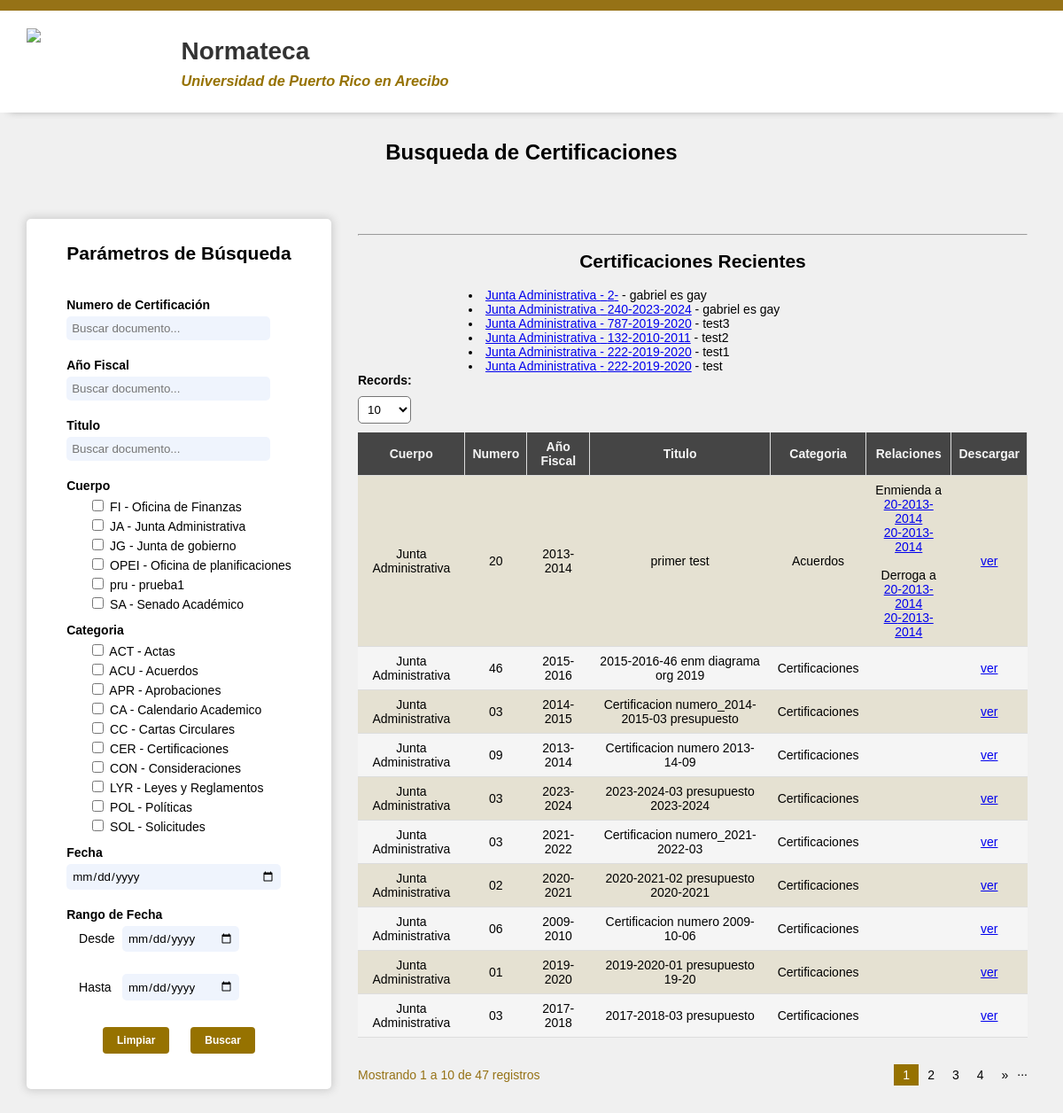
The app's page /views/search.php with its own data.
### tables this page shows
CREATE TABLE `cuerpos` (
  `Cuerpo_abbr` varchar(4) NOT NULL,
  `Cuerpo_name` varchar(50) NOT NULL
);

CREATE TABLE `categories` (
  `Category_abbr` varchar(3) NOT NULL,
  `Category_name` varchar(25) NOT NULL,
  `Cuerpo` varchar(4) NOT NULL
);

CREATE TABLE `documentos` (
  `Document_id` int(5) NOT NULL,
  `Document_title` varchar(100) NOT NULL,
  `Cuerpo_abbr` varchar(4) NOT NULL,
  `Category_abbr` varchar(3) NOT NULL,
  `Certification_number` varchar(3) NOT NULL,
  `Fiscal_year` varchar(20) NOT NULL,
  `Document_lenguaje` varchar(3) NOT NULL,
  `Document_path` varchar(200) NOT NULL,
  `Date_created` timestamp NOT NULL DEFAULT current_timestamp() ON UPDATE current_timestamp(),
  `Document_state` tinyint(1) NOT NULL
);

### controllers/frontend/frontController.php (called while the page is built, shortened)
<?php
    include_once("../models/front/frontModel.php");
    function doc(){
        $model = new frontModel("localhost", "normateca", "root", "");
        $model->start_connection();
        $certificationNumber = $_SESSION['certificationNumber'];
        $fiscalYear = $_SESSION['fiscalYear'];
        $keyword = $_SESSION['keyword'];
        $documentTitle = $_SESSION['documentTitle'];
        $categoria = $_SESSION['categoria'];
        $cuerpo = $_SESSION['cuerpo'];
        $date_created = $_SESSION['dateCreated'];
        $desde = $_SESSION['desde'];
        $hasta = $_SESSION['hasta'];
        $paginaActual = $_SESSION['paginaActual'];
        $registros = $_SESSION['registros'];
        $inicio = ($paginaActual - 1) * $registros;
        $result = $model->get_documentos($certificationNumber, $fiscalYear, $keyword, $documentTitle,$cuerpo,$categoria,$date_created,$desde,$hasta,$paginaActual,$registros,$inicio);
        if ($result->num_rows > 0) {
            while ($row = $result->fetch_assoc()) {
                $ammended = $model->enmienda_documents($row['Document_id']);
            }
        } else {
            $cuerpos = array();
        }
        $result = $model->getCategorias();
        $result = $model->getCuerpos();
        $result = $model->recientes();
    }
?>

### models/front/frontModel.php (called while the page is built, shortened)
<?php
include_once("../db/db_info.php");
class frontModel extends DB
{
    public function get_documentos($certificationNumber, $fiscalYear, $keyword, $documentTitle,$cuerpo,$categoria,$date_created,$desde,$hasta,$paginaActual,$registros,$inicio){
        $query = "SELECT documentos.Document_id, documentos.Document_title, documentos.Fiscal_year, documentos.Certification_number, documentos.Document_path,
        cuerpos.Cuerpo_name, categories.Category_name
        FROM documentos
        JOIN cuerpos ON documentos.Cuerpo_abbr = cuerpos.Cuerpo_abbr
        JOIN categories ON documentos.Category_abbr = categories.Category_abbr
        WHERE  documentos.Document_state = 1";
        if ($inicio != '' AND $registros != '') {
            $query .= " LIMIT $inicio, $registros";
        }
        return $this->run_query($query);
    }
    public function recientes(){
        $query = "SELECT documentos.Document_title, documentos.Fiscal_year, documentos.Certification_number, cuerpos.Cuerpo_name, documentos.Document_path
        FROM documentos
        join cuerpos on documentos.Cuerpo_abbr = cuerpos.Cuerpo_abbr
        ORDER BY documentos.Document_id DESC
        LIMIT 6";
        return $this->run_query($query);
    }
    public function getCategorias(){
        $query = "SELECT categories.Category_abbr, categories.Category_name, cuerpos.Cuerpo_name, cuerpos.Cuerpo_abbr
        FROM categories
        JOIN cuerpos ON categories.Cuerpo = cuerpos.Cuerpo_abbr";
        return $this->run_query($query);
    }
    public function getCuerpos(){
        $query = "SELECT * FROM cuerpos";
        return $this->run_query($query);
    }
    public function enmienda_documents($documentId){
        $query = "SELECT documentos.Certification_number, documentos.Fiscal_year, documentos.Document_path
              FROM `enmienda`
              JOIN `documentos` ON `enmienda`.`Document_id` = `documentos`.`Document_id`
              WHERE `documentos`.`Document_id` = $documentId";
        return $this->run_query($query);
    }
}

### db/db_info.php (called while the page is built, shortened)
<?php
class DB
{
    private $servername;
    private $dbname;
    private $username;
    private $password;
    public $connection;
    public function __construct($servername, $dbname, $username, $password)
    {
        $this->servername = $servername;
        $this->dbname = $dbname;
        $this->username = $username;
        $this->password = $password;
    }
    public function start_connection()
    {
        $this->connection = new mysqli($this->servername, $this->username, $this->password, $this->dbname);
    }
    public function run_query($query)
    {
        return mysqli_query($this->connection, $query);
    }
}

### views/search.php (the view, shortened to what this page needs)
<?php
  include_once("../controllers/frontend/frontController.php");
  doc();
?>
<!DOCTYPE html>
<html>
  <head>
    <link rel="stylesheet" href="../assets/css/main.css" />
  </head>
  <body>
    <header>
      <img src="../assets/images/arecibo.png" />
      <div>
        <h1>Normateca</h1>
        <h3><i> Universidad de Puerto Rico en Arecibo </i></h3>
      </div>
    </header>
    <div class="titulo">
      <h2>Busqueda de Certificaciones</h2>
    </div>
    <main>
      <section>
        <div class="firstBox">
          <div>
            <h2>Parámetros de Búsqueda</h2>
            <form class="search" action="search.php" method="POST">
              <label for="certification_number">Numero de Certificación</label>
              <input type="search" id="certification_number" name="certification_number" placeholder="Buscar documento..." />
              <label for="Fiscal_year">Año Fiscal</label>
              <input type="search" id="Fiscal_year" name="Fiscal_year" placeholder="Buscar documento..." />
              <label for="Document_title">Titulo</label>
              <input type="search" id="Document_title" name="Document_title" placeholder="Buscar documento..." />
              <label>Cuerpo</label>
              <div class="filters">
                  <?php
                    if (isset($_SESSION['corps']) && !empty($_SESSION['corps'])) {
                        foreach ($_SESSION['corps'] as $corp) {
                            $checked = (isset($_POST['cuerpo']) && in_array($corp['corp_abbr'], $_POST['cuerpo'])) ? 'checked' : '';
                            echo '<input type="checkbox" id="' . $corp['corp_abbr'] . '" name="cuerpo[]" value="' . $corp['corp_abbr'] . '" ' . $checked . ' />';
                            echo '<label for="' . $corp['corp_abbr'] . '"> ' . $corp['corp_abbr'] . ' - ' . $corp['corp_name'] . ' </label><br />';
                        }
                    }else{
                      echo '<p>No hay cuerpos disponibles</p>';
                    }
                  ?>
              </div>
              <label>Categoria</label>
              <div class="filters">
                  <?php
                    if (isset($_SESSION['cats']) && !empty($_SESSION['cats'])) {
                        foreach ($_SESSION['cats'] as $cat) {
                            echo '<input type="checkbox" id="' . $cat['cat_abbr'] . '" name="categoria[]" value="' . $cat['cat_abbr'] . '" />';
                            echo '<label for="' . $cat['cat_abbr'] . '"> ' . $cat['cat_abbr'] . ' - ' . $cat['cat_name'] . '</label><br />';
                        }
                    }else{
                      echo '<p>No hay cuerpos disponibles</p>';
                    }
                  ?>
              </div>
              <label for="Date_created">Fecha</label>
              <input type="date" id="Date_created" name="Date_created" placeholder="Buscar documento..." />
              <label>Rango de Fecha</label>
              <div class="dates">
                <label for="desde">Desde</label>
                <input type="date" id="desde" name="desde" placeholder="Buscar documento..." />
                <br /><label for="hasta">Hasta</label>
                <input type="date" id="hasta" name="hasta" placeholder="Buscar documento..." />
              </div>
              <button type="button" onclick="Formulariolimpiar()">Limpiar</button>
              <button type="submit">Buscar</button>
            </form>
          </div>
        </div>
             <div class="lastBox">
               <div>
                <hr>
                 <h2>Certificaciones Recientes</h2>
                 <div class="recents">
                   <div class="JA">
                    <?php
                      if (isset($_SESSION['recientes']) && !empty($_SESSION['recientes'])) {
                        foreach ($_SESSION['recientes'] as $rec) {
                          echo '<tr>';
                          echo '<li><a href="'.$rec['path'].'" target="_blank">'.$rec['cuerpo'].' - '.$rec['number'].'-'.$rec['fiscal'].'</a> - '.$rec['title'].'</li>';
                          echo '</tr>';
                        }
                      }else{
                        echo '<p>No hay documentos disponibles</p>';
                      }
                    ?>
                   </div>
                 </div>
               </div>
               <div class="results">
                 <label for="records">Records:</label>
                 <form id="myForm" method="post" action="search.php">
                    <select id="records" name="records" onchange="updateRecords()">
                      <option value="10" <?php if ($_SESSION['registros'] == 10) echo 'selected'; ?>>10</option>
                    </select>
                  </form>
                  <table>
                    <thead>
                      <tr>
                        <th>Cuerpo</th>
                        <th>Numero</th>
                        <th>Año Fiscal</th>
                        <th>Titulo</th>
                        <th>Categoria</th>
                        <th>Relaciones</th>
                        <th>Descargar</th>
                      </tr>
                    </thead>
                    <tbody>
                    <?php
                      if (empty($_SESSION['doc'])) {
                        echo '<tr><td colspan="7">No documents available</td></tr>';
                      }else{
                        foreach ($_SESSION['doc'] as $doc) {
                          echo '<tr>';
                          echo '<td>'.$doc['cuerpo'].'</td>';
                          echo '<td>'.$doc['certi'].'</td>';
                          echo '<td>'.$doc['fiscal'].'</td>';
                          echo '<td>'.$doc['title'].'</td>';
                          echo '<td>'.$doc['categoria'].'</td>';
                          echo'<td>';
                          if (isset($doc['ammended']) && $doc['ammended'] != null) {
                            echo 'Enmienda a <br>';
                              foreach ($doc['ammended'] as $ammended_doc) {
                                  echo '<a class="black" href="' . $ammended_doc['Document_path'] . '" target="_blank">' . $ammended_doc['Certification_number'] . '-' . $ammended_doc['Fiscal_year'] . '</a><br>';
                              }
                              echo '<br>';
                          }
                          if (isset($doc['derroga']) && $doc['derroga'] != null) {
                            echo 'Derroga a <br>';
                              foreach ($doc['derroga'] as $derroga_doc) {
                                  echo '<a href="' . $derroga_doc['Document_path'] . '" target="_blank">' . $derroga_doc['Certification_number'] . '-' . $derroga_doc['Fiscal_year'] . '</a><br>';
                              }
                          }
                          echo '</td>';
                          echo '<td><a href="' . $doc['path'] . '" target="_blank">ver</a></td>';
                        }
                      }
                    ?>
                    </tbody>
                  </table>
                  <?php
                    function generarPaginacion($current_page, $totalPaginas) {
                        $html = '';
                        if ($totalPaginas > 1) {
                            $html .= '<div class="pagination">';
                            $range = 3;
                            $start = max(1, $current_page - $range);
                            $end = min($totalPaginas, $current_page + $range);
                            for ($i = $start; $i <= $end; $i++) {
                                $class = ($i == $current_page) ? 'active' : '';
                                $html .= '<a href="?pagina=' . $i . '" class="' . $class . '">' . $i . '</a>';
                            }
                            if ($end < $totalPaginas) {
                                $html .= '<span>...</span>';
                            }
                            if ($current_page < $totalPaginas) {
                                $html .= '<a href="?pagina=' . $totalPaginas . '">&raquo;</a>';
                            }
                            $html .= '</div>';
                        }
                        return $html;
                    }
                    $current_page = isset($_GET['pagina']) ? (int)$_GET['pagina'] : 1;
                    $registros_por_pagina = isset($_GET['registros']) ? (int)$_GET['registros'] : 10;
                    if (isset($_SESSION['paginas'])) {
                        foreach ($_SESSION['paginas'] as $pagina) {
                            $totalPaginas = $pagina['pag'];
                            $total = $pagina['total'];
                            $current_page = min($current_page, ceil($total / $registros_por_pagina));
                            $first = ($current_page - 1) * $registros_por_pagina + 1;
                            $last = min($current_page * $registros_por_pagina, $total);
                            echo '<div class="table-aditional">';
                            echo '<p>Mostrando ' . $first . ' a ' . $last . ' de ' . $total . ' registros</p>';
                            echo generarPaginacion($current_page, $totalPaginas);
                            echo '</div>';
                        }
                    }
                    ?>
          </div>
        </div>
      </section>
    </main>
  </body>
</html>

### records on screen
cuerpos: Cuerpo_abbr "OPEI", Cuerpo_name "Oficina de planificaciones"
cuerpos: Cuerpo_abbr "pru", Cuerpo_name "prueba1"
cuerpos: Cuerpo_abbr "SA", Cuerpo_name "Senado Académico"
categories: Category_abbr "ACT", Category_name "Actas"
categories: Category_abbr "ACU", Category_name "Acuerdos"
categories: Category_abbr "APR", Category_name "Aprobaciones"
categories: Category_abbr "CA", Category_name "Calendario Academico"
categories: Category_abbr "CC", Category_name "Cartas Circulares"
categories: Category_abbr "CER", Category_name "Certificaciones"
categories: Category_abbr "CON", Category_name "Consideraciones"
categories: Category_abbr "LYR", Category_name "Leyes y Reglamentos"
categories: Category_abbr "POL", Category_name "Políticas"
categories: Category_abbr "SOL", Category_name "Solicitudes"
documentos: cuerpos.Cuerpo_name "Junta Administrativa", Certification_number "2", Document_title "gabriel es gay"
documentos: cuerpos.Cuerpo_name "Junta Administrativa", Certification_number "240", Fiscal_year "2023-2024", Document_title "gabriel es gay"
documentos: cuerpos.Cuerpo_name "Junta Administrativa", Certification_number "787", Fiscal_year "2019-2020", Document_title "test3"
documentos: cuerpos.Cuerpo_name "Junta Administrativa", Certification_number "132", Fiscal_year "2010-2011", Document_title "test2"
documentos: cuerpos.Cuerpo_name "Junta Administrativa", Certification_number "222", Fiscal_year "2019-2020", Document_title "test1"
documentos: cuerpos.Cuerpo_name "Junta Administrativa", Certification_number "222", Fiscal_year "2019-2020", Document_title "test"
documentos: cuerpos.Cuerpo_name "Junta Administrativa", Certification_number "20", Fiscal_year "2013-2014", Document_title "primer test", categories.Category_name "Acuerdos"
documentos: cuerpos.Cuerpo_name "Junta Administrativa", Certification_number "46", Fiscal_year "2015-2016", Document_title "2015-2016-46 enm diagrama org 2019", categories.Category_name "Certificaciones"
documentos: cuerpos.Cuerpo_name "Junta Administrativa", Certification_number "03", Fiscal_year "2014-2015", Document_title "Certificacion numero_2014-2015-03 presupuesto", categories.Category_name "Certificaciones"
documentos: cuerpos.Cuerpo_name "Junta Administrativa", Certification_number "09", Fiscal_year "2013-2014", Document_title "Certificacion numero 2013-14-09", categories.Category_name "Certificaciones"
documentos: cuerpos.Cuerpo_name "Junta Administrativa", Certification_number "03", Fiscal_year "2023-2024", Document_title "2023-2024-03 presupuesto 2023-2024", categories.Category_name "Certificaciones"
documentos: cuerpos.Cuerpo_name "Junta Administrativa", Certification_number "03", Fiscal_year "2021-2022", Document_title "Certificacion numero_2021-2022-03", categories.Category_name "Certificaciones"
documentos: cuerpos.Cuerpo_name "Junta Administrativa", Certification_number "02", Fiscal_year "2020-2021", Document_title "2020-2021-02 presupuesto 2020-2021", categories.Category_name "Certificaciones"
documentos: cuerpos.Cuerpo_name "Junta Administrativa", Certification_number "06", Fiscal_year "2009-2010", Document_title "Certificacion numero 2009-10-06", categories.Category_name "Certificaciones"
documentos: cuerpos.Cuerpo_name "Junta Administrativa", Certification_number "01", Fiscal_year "2019-2020", Document_title "2019-2020-01 presupuesto 19-20", categories.Category_name "Certificaciones"
documentos: cuerpos.Cuerpo_name "Junta Administrativa", Certification_number "03", Fiscal_year "2017-2018", Document_title "2017-2018-03 presupuesto", categories.Category_name "Certificaciones"

### other values on screen
$corp['corp_abbr'] "FI"
$corp['corp_name'] "Oficina de Finanzas"
$corp['corp_abbr'] "JA"
$corp['corp_name'] "Junta Administrativa"
$corp['corp_abbr'] "JG"
$corp['corp_name'] "Junta de gobierno"
$first "1"
$last "10"
$total "47"
